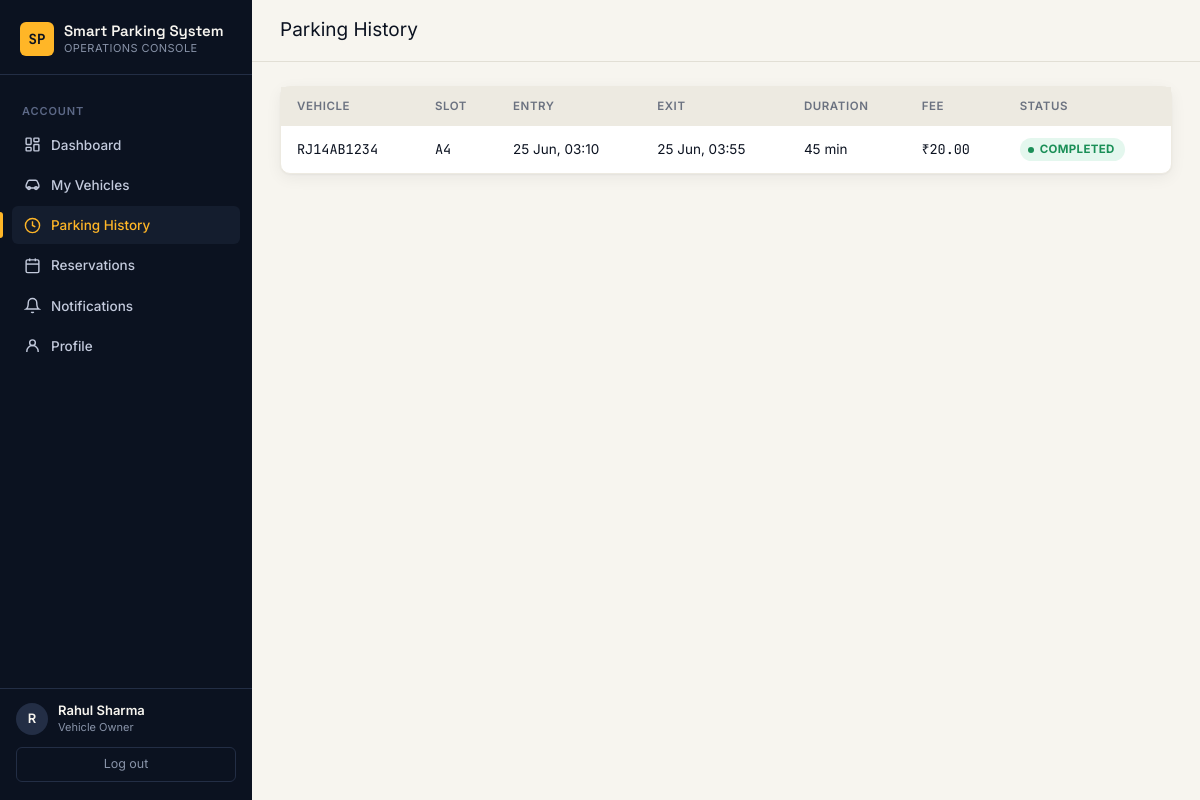
The page /user/history (signed in) on the database its author committed.
### models/user.py (models this page shows, shortened)
class User(UserMixin, db.Model):
    __tablename__ = "users"
    id = db.Column(db.Integer, primary_key=True)
    full_name = db.Column(db.String(120), nullable=False)
    email = db.Column(db.String(150), unique=True, nullable=False, index=True)
    phone = db.Column(db.String(20), nullable=True)
    password_hash = db.Column(db.String(255), nullable=False)
    role = db.Column(db.String(20), nullable=False, default="user")  # 'admin' | 'user'
    is_active_account = db.Column(db.Boolean, default=True)
    created_at = db.Column(db.DateTime, default=datetime.utcnow)
    vehicles = db.relationship(
        "Vehicle", backref="owner", lazy=True, cascade="all, delete-orphan"
    )
    notifications = db.relationship(
        "Notification", backref="user", lazy=True, cascade="all, delete-orphan"
    )
    reservations = db.relationship(
        "Reservation", backref="user", lazy=True, cascade="all, delete-orphan"
    )
    @property
    def is_admin(self) -> bool:
        return self.role == "admin"

### models/parking_session.py (models this page shows, shortened)
class ParkingSession(db.Model):
    __tablename__ = "parking_sessions"
    id = db.Column(db.Integer, primary_key=True)
    vehicle_id = db.Column(db.Integer, db.ForeignKey("vehicles.id"), nullable=False)
    slot_id = db.Column(db.Integer, db.ForeignKey("parking_slots.id"), nullable=False)
    entry_time = db.Column(db.DateTime, nullable=False, default=datetime.utcnow)
    exit_time = db.Column(db.DateTime, nullable=True)
    duration_minutes = db.Column(db.Integer, nullable=True)
    fee_charged = db.Column(db.Float, nullable=True)
    status = db.Column(db.String(20), nullable=False, default="Active")  # Active, Completed

### models/vehicle.py (models this page shows, shortened)
class Vehicle(db.Model):
    __tablename__ = "vehicles"
    id = db.Column(db.Integer, primary_key=True)
    vehicle_number = db.Column(db.String(20), unique=True, nullable=False, index=True)
    owner_name = db.Column(db.String(120), nullable=False)
    vehicle_type = db.Column(db.String(30), nullable=False, default="Car")  # Car, Bike, Truck, Bus
    registration_date = db.Column(db.Date, nullable=False, default=date.today)
    insurance_expiry = db.Column(db.Date, nullable=False)
    puc_expiry = db.Column(db.Date, nullable=False)
    wallet_balance = db.Column(db.Float, nullable=False, default=500.0)
    user_id = db.Column(db.Integer, db.ForeignKey("users.id"), nullable=False)
    created_at = db.Column(db.DateTime, default=datetime.utcnow)
    parking_sessions = db.relationship(
        "ParkingSession", backref="vehicle", lazy=True, cascade="all, delete-orphan"
    )
    transactions = db.relationship(
        "Transaction", backref="vehicle", lazy=True, cascade="all, delete-orphan"
    )
    reservations = db.relationship(
        "Reservation", backref="vehicle", lazy=True, cascade="all, delete-orphan"
    )
    compliance_logs = db.relationship(
        "ComplianceLog", backref="vehicle", lazy=True, cascade="all, delete-orphan"
    )

### models/parking_slot.py (models this page shows, shortened)
class ParkingSlot(db.Model):
    __tablename__ = "parking_slots"
    id = db.Column(db.Integer, primary_key=True)
    slot_code = db.Column(db.String(10), unique=True, nullable=False, index=True)  # e.g. "A1"
    zone = db.Column(db.String(10), nullable=False)  # e.g. "A"
    status = db.Column(db.String(20), nullable=False, default=SLOT_STATUS_AVAILABLE)
    slot_type = db.Column(db.String(20), nullable=False, default="Car")  # Car, Bike, Truck
    parking_sessions = db.relationship("ParkingSession", backref="slot", lazy=True)
    reservations = db.relationship("Reservation", backref="slot", lazy=True)

### routes/user.py (the view)
@user_bp.route("/history")
@login_required
def parking_history():
    vehicle_ids = [v.id for v in current_user.vehicles]
    sessions = []
    for vid in vehicle_ids:
        sessions.extend(parking_service.get_parking_history(vehicle_id=vid))
    sessions.sort(key=lambda s: s.entry_time, reverse=True)
    return render_template("user/history.html", sessions=sessions)

### services/parking_service.py (called while the page is built)
def get_parking_history(vehicle_id: int = None, limit: int = None):
    query = ParkingSession.query
    if vehicle_id:
        query = query.filter_by(vehicle_id=vehicle_id)
    query = query.order_by(ParkingSession.entry_time.desc())
    if limit:
        query = query.limit(limit)
    return query.all()

### templates/user/history.html (shortened to what this page needs)
{% extends "base.html" %}
{% block page_title %}Parking History{% endblock %}
{% block content %}
<div class="card">
  <div class="table-wrap">
    <table class="data-table">
      <thead><tr><th>Vehicle</th><th>Slot</th><th>Entry</th><th>Exit</th><th>Duration</th><th>Fee</th><th>Status</th></tr></thead>
      <tbody>
        {% for s in sessions %}
        <tr>
          <td class="plate">{{ s.vehicle.vehicle_number }}</td>
          <td class="slot-code">{{ s.slot.slot_code if s.slot else '—' }}</td>
          <td>{{ s.entry_time.strftime('%d %b, %H:%M') }}</td>
          <td>{{ s.exit_time.strftime('%d %b, %H:%M') if s.exit_time else '—' }}</td>
          <td>{{ s.duration_minutes ~ ' min' if s.duration_minutes else '—' }}</td>
          <td class="mono">{{ '₹%.2f'|format(s.fee_charged) if s.fee_charged is not none else '—' }}</td>
          <td><span class="chip {{ 'chip-go' if s.status == 'Completed' else 'chip-warn' }}">{{ s.status }}</span></td>
        </tr>
        {% else %}
        <tr><td colspan="7"><div class="empty-state"><h3>No parking history yet</h3><p>Once you park, your sessions will show up here.</p></div></td></tr>
        {% endfor %}
      </tbody>
    </table>
  </div>
</div>
{% endblock %}

### templates/base.html (shortened to what this page needs)
<!DOCTYPE html>
<html lang="en">
<head>
  <link rel="stylesheet" href="{{ url_for('static', filename='css/style.css') }}">
</head>
<body>
  <div class="app-shell">
    <aside class="sidebar">
      <div class="sidebar-brand">
        <div class="brand-mark">SP</div>
        <div class="brand-text">{{ app_name }}<small>Operations Console</small></div>
      </div>
      <nav class="sidebar-nav">
        {% if current_user.is_authenticated and current_user.is_admin %}
          <div class="nav-section-label">Overview</div>
          <a href="{{ url_for('admin.dashboard') }}" class="nav-link {{ 'active' if request.endpoint == 'admin.dashboard' }}">
            <svg viewBox="0 0 24 24" fill="none" stroke="currentColor" stroke-width="2"><rect x="3" y="3" width="7" height="9" rx="1"/><rect x="14" y="3" width="7" height="5" rx="1"/><rect x="14" y="12" width="7" height="9" rx="1"/><rect x="3" y="16" width="7" height="5" rx="1"/></svg>
            Dashboard
          </a>
          <div class="nav-section-label">Operations</div>
          <a href="{{ url_for('ocr.upload') }}" class="nav-link {{ 'active' if request.endpoint == 'ocr.upload' }}">
            <svg viewBox="0 0 24 24" fill="none" stroke="currentColor" stroke-width="2"><path d="M23 19a2 2 0 0 1-2 2H3a2 2 0 0 1-2-2V8a2 2 0 0 1 2-2h4l2-3h6l2 3h4a2 2 0 0 1 2 2z"/><circle cx="12" cy="13" r="4"/></svg>
            Plate Recognition
          </a>
          <a href="{{ url_for('ocr.manual_entry') }}" class="nav-link {{ 'active' if request.endpoint == 'ocr.manual_entry' }}">
            <svg viewBox="0 0 24 24" fill="none" stroke="currentColor" stroke-width="2"><line x1="12" y1="5" x2="12" y2="19"/><line x1="5" y1="12" x2="19" y2="12"/></svg>
            Manual Entry
          </a>
          <a href="{{ url_for('ocr.manual_exit') }}" class="nav-link {{ 'active' if request.endpoint == 'ocr.manual_exit' }}">
            <svg viewBox="0 0 24 24" fill="none" stroke="currentColor" stroke-width="2"><path d="M9 21H5a2 2 0 0 1-2-2V5a2 2 0 0 1 2-2h4"/><polyline points="16 17 21 12 16 7"/><line x1="21" y1="12" x2="9" y2="12"/></svg>
            Manual Exit
          </a>
          <a href="{{ url_for('admin.manage_slots') }}" class="nav-link {{ 'active' if request.endpoint == 'admin.manage_slots' }}">
            <svg viewBox="0 0 24 24" fill="none" stroke="currentColor" stroke-width="2"><rect x="3" y="3" width="18" height="18" rx="2"/><line x1="9" y1="3" x2="9" y2="21"/><line x1="15" y1="3" x2="15" y2="21"/></svg>
            Parking Slots
          </a>
          <div class="nav-section-label">Records</div>
          <a href="{{ url_for('admin.manage_vehicles') }}" class="nav-link {{ 'active' if request.endpoint in ['admin.manage_vehicles','admin.vehicle_detail','admin.edit_vehicle'] }}">
            <svg viewBox="0 0 24 24" fill="none" stroke="currentColor" stroke-width="2"><path d="M5 17h14M5 17a2 2 0 0 1-2-2v-2a2 2 0 0 1 .4-1.2L5 8a3 3 0 0 1 3-2h8a3 3 0 0 1 3 2l1.6 3.8A2 2 0 0 1 21 13v2a2 2 0 0 1-2 2"/><circle cx="7" cy="17" r="2"/><circle cx="17" cy="17" r="2"/></svg>
            Vehicles
          </a>
          <a href="{{ url_for('admin.view_transactions') }}" class="nav-link {{ 'active' if request.endpoint == 'admin.view_transactions' }}">
            <svg viewBox="0 0 24 24" fill="none" stroke="currentColor" stroke-width="2"><line x1="12" y1="1" x2="12" y2="23"/><path d="M17 5H9.5a3.5 3.5 0 0 0 0 7h5a3.5 3.5 0 0 1 0 7H6"/></svg>
            Transactions
          </a>
          <a href="{{ url_for('admin.compliance_violations') }}" class="nav-link {{ 'active' if request.endpoint == 'admin.compliance_violations' }}">
            <svg viewBox="0 0 24 24" fill="none" stroke="currentColor" stroke-width="2"><path d="M10.29 3.86L1.82 18a2 2 0 0 0 1.71 3h16.94a2 2 0 0 0 1.71-3L13.71 3.86a2 2 0 0 0-3.42 0z"/><line x1="12" y1="9" x2="12" y2="13"/><line x1="12" y1="17" x2="12.01" y2="17"/></svg>
            Compliance
          </a>
          <a href="{{ url_for('admin.manage_users') }}" class="nav-link {{ 'active' if request.endpoint == 'admin.manage_users' }}">
            <svg viewBox="0 0 24 24" fill="none" stroke="currentColor" stroke-width="2"><path d="M17 21v-2a4 4 0 0 0-4-4H5a4 4 0 0 0-4 4v2"/><circle cx="9" cy="7" r="4"/><path d="M23 21v-2a4 4 0 0 0-3-3.87"/><path d="M16 3.13a4 4 0 0 1 0 7.75"/></svg>
            Users
          </a>
          <div class="nav-section-label">Insights</div>
          <a href="{{ url_for('admin.reports_home') }}" class="nav-link {{ 'active' if request.endpoint and request.endpoint.startswith('admin.reports') or request.endpoint == 'admin.generate_report' }}">
            <svg viewBox="0 0 24 24" fill="none" stroke="currentColor" stroke-width="2"><path d="M14 2H6a2 2 0 0 0-2 2v16a2 2 0 0 0 2 2h12a2 2 0 0 0 2-2V8z"/><polyline points="14 2 14 8 20 8"/><line x1="16" y1="13" x2="8" y2="13"/><line x1="16" y1="17" x2="8" y2="17"/></svg>
            Reports
          </a>
        {% elif current_user.is_authenticated %}
          <div class="nav-section-label">Account</div>
          <a href="{{ url_for('user.dashboard') }}" class="nav-link {{ 'active' if request.endpoint == 'user.dashboard' }}">
            <svg viewBox="0 0 24 24" fill="none" stroke="currentColor" stroke-width="2"><rect x="3" y="3" width="7" height="9" rx="1"/><rect x="14" y="3" width="7" height="5" rx="1"/><rect x="14" y="12" width="7" height="9" rx="1"/><rect x="3" y="16" width="7" height="5" rx="1"/></svg>
            Dashboard
          </a>
          <a href="{{ url_for('user.my_vehicles') }}" class="nav-link {{ 'active' if request.endpoint in ['user.my_vehicles','user.vehicle_detail','user.add_vehicle','user.edit_vehicle'] }}">
            <svg viewBox="0 0 24 24" fill="none" stroke="currentColor" stroke-width="2"><path d="M5 17h14M5 17a2 2 0 0 1-2-2v-2a2 2 0 0 1 .4-1.2L5 8a3 3 0 0 1 3-2h8a3 3 0 0 1 3 2l1.6 3.8A2 2 0 0 1 21 13v2a2 2 0 0 1-2 2"/><circle cx="7" cy="17" r="2"/><circle cx="17" cy="17" r="2"/></svg>
            My Vehicles
          </a>
          <a href="{{ url_for('user.parking_history') }}" class="nav-link {{ 'active' if request.endpoint == 'user.parking_history' }}">
            <svg viewBox="0 0 24 24" fill="none" stroke="currentColor" stroke-width="2"><circle cx="12" cy="12" r="10"/><polyline points="12 6 12 12 16 14"/></svg>
            Parking History
          </a>
          <a href="{{ url_for('user.reservations') }}" class="nav-link {{ 'active' if request.endpoint == 'user.reservations' }}">
            <svg viewBox="0 0 24 24" fill="none" stroke="currentColor" stroke-width="2"><rect x="3" y="4" width="18" height="18" rx="2"/><line x1="16" y1="2" x2="16" y2="6"/><line x1="8" y1="2" x2="8" y2="6"/><line x1="3" y1="10" x2="21" y2="10"/></svg>
            Reservations
          </a>
          <a href="{{ url_for('user.notifications') }}" class="nav-link {{ 'active' if request.endpoint == 'user.notifications' }}">
            <svg viewBox="0 0 24 24" fill="none" stroke="currentColor" stroke-width="2"><path d="M18 8A6 6 0 0 0 6 8c0 7-3 9-3 9h18s-3-2-3-9"/><path d="M13.73 21a2 2 0 0 1-3.46 0"/></svg>
            Notifications
          </a>
          <a href="{{ url_for('user.profile') }}" class="nav-link {{ 'active' if request.endpoint == 'user.profile' }}">
            <svg viewBox="0 0 24 24" fill="none" stroke="currentColor" stroke-width="2"><circle cx="12" cy="8" r="4"/><path d="M4 21v-1a8 8 0 0 1 16 0v1"/></svg>
            Profile
          </a>
        {% endif %}
      </nav>
      {% if current_user.is_authenticated %}
      <div class="sidebar-foot">
        <div class="sidebar-user">
          <div class="sidebar-user-avatar">{{ current_user.full_name[0]|upper }}</div>
          <div>
            <div class="sidebar-user-name">{{ current_user.full_name }}</div>
            <div class="sidebar-user-role">{{ 'Administrator' if current_user.is_admin else 'Vehicle Owner' }}</div>
          </div>
        </div>
        <a href="{{ url_for('auth.logout') }}" class="sidebar-logout">Log out</a>
      </div>
      {% endif %}
    </aside>
    <div class="main">
      <header class="topbar">
        <div class="flex-gap">
          <div>
            <div class="topbar-title">{% block page_title %}{% endblock %}</div>
          </div>
        </div>
      </header>
      <main class="content">
        {% block content %}{% endblock %}
      </main>
    </div>
  </div>
</body>
</html>

### rows shown on the page
User: full_name "R", full_name "Rahul Sharma", role "Vehicle Owner"
ParkingSession: vehicle.vehicle_number "RJ14AB1234", slot "A4", entry_time "25 Jun, 03:10", exit_time "25 Jun, 03:55", duration_minutes "45 min", fee_charged "₹20.00", status "COMPLETED"

### other values the page prints
{{ app_name }} "Smart Parking System"
